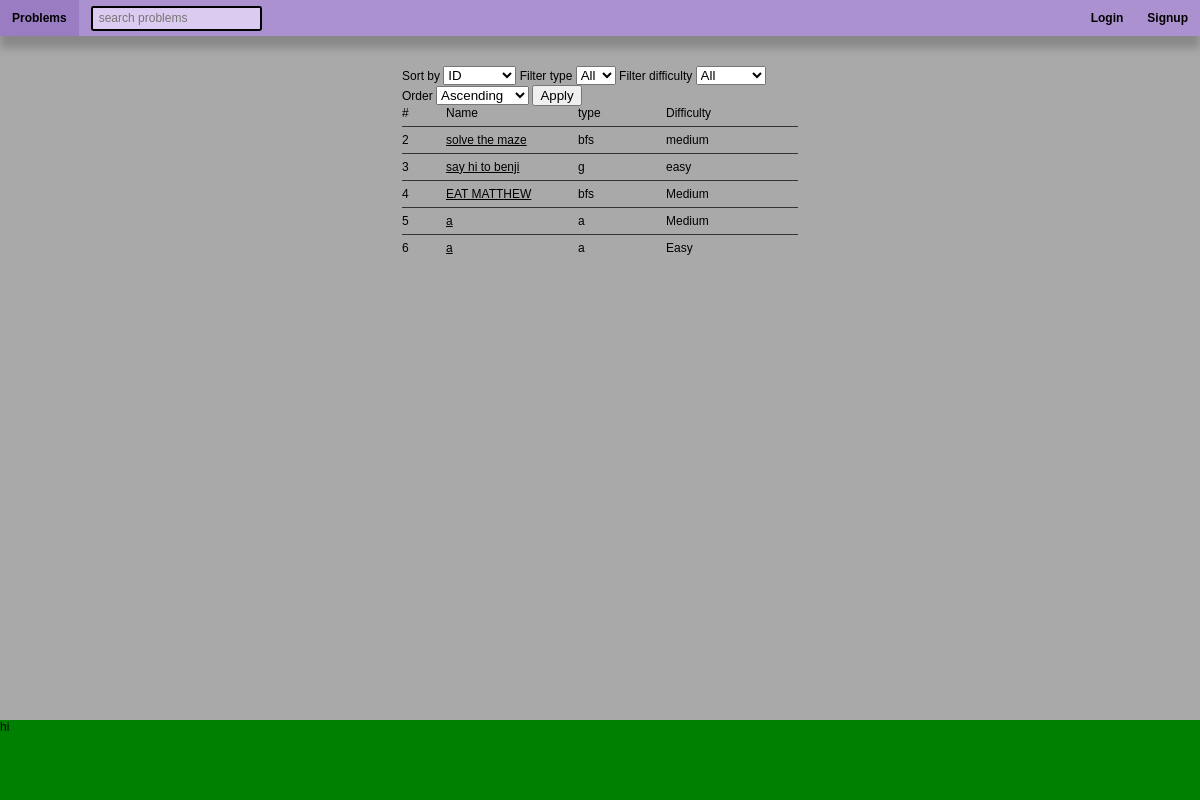
The app's page /problem_list, older data.
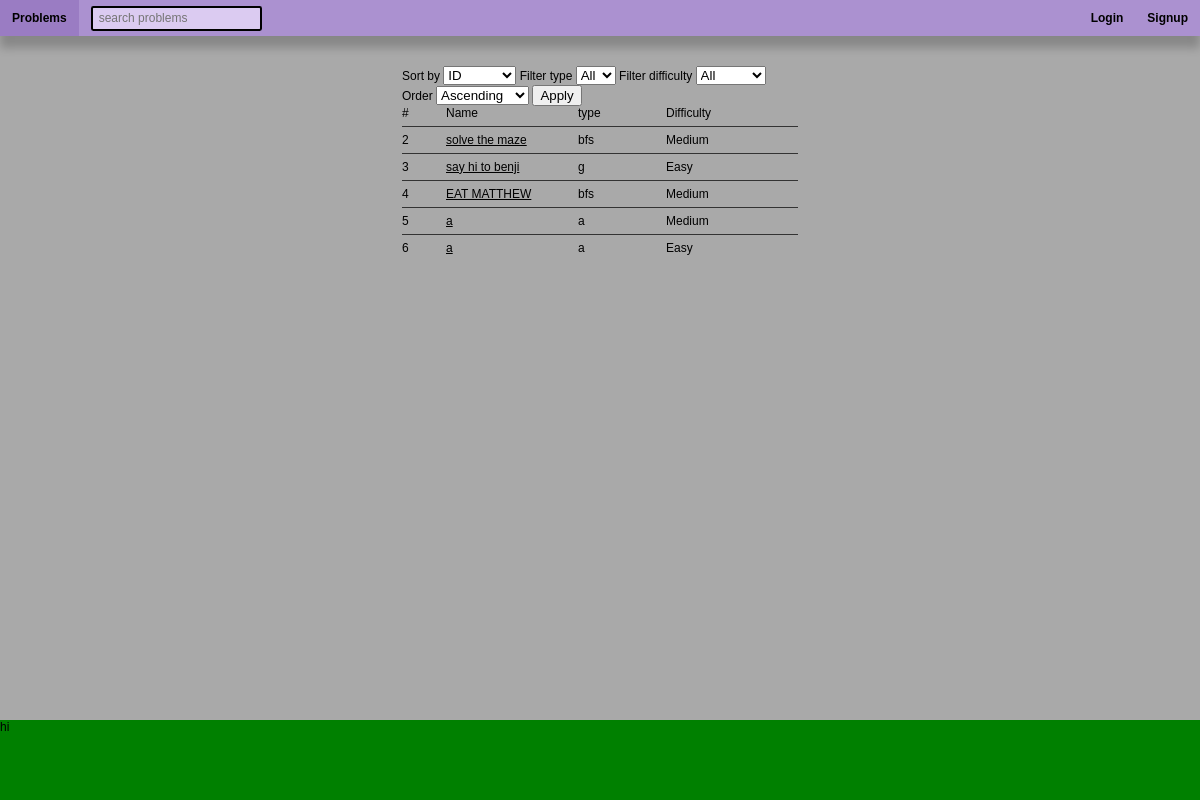
The same page, newer data.
### app.py (models this page shows)
class Base(DeclarativeBase):
    pass

class Problem(Base):
    __tablename__ = "Problem"
    problem_id: Mapped[int] = mapped_column(primary_key=True)
    description: Mapped[str] = mapped_column(String)
    function_name: Mapped[str] = mapped_column(String)
    function_args: Mapped[str] = mapped_column(String)
    type: Mapped[str] = mapped_column(String)
    problem_name: Mapped[str] = mapped_column(String)
    difficulty: Mapped[str] = mapped_column(String)
    user_problems: Mapped[list["User_Problem"]] = relationship("User_Problem", back_populates="problem")
    tests: Mapped[List["Test"]] = relationship("Test", back_populates="problem")
    problem_tags: Mapped[List["Problem_Tag"]] = relationship("Problem_Tag", back_populates="problem")

### app.py (the view)
@app.route('/problem_list', methods=["GET", "POST"])
def problem_list():
    with Session(engine) as session:
        q = select(Problem.type).distinct().order_by(Problem.type)
        problem_types = session.scalars(q).all()
        q = select(Problem.difficulty).distinct().order_by(Problem.difficulty)
        difficulties = session.scalars(q).all()
        form = ProblemListForm(request.args)
        form.filter_type.choices += [(t, t) for t in problem_types]
        form.filter_difficulty.choices += [(d, d) for d in difficulties]
        sort_by = form.sort_by.data or 'problem_id'
        order = form.order.data or 'asc'
        filter_type = form.filter_type.data or 'all'
        filter_difficulty = form.filter_difficulty.data or 'all'
        sort_columns = {'problem_id': Problem.problem_id, 'name': Problem.problem_name, 'type': Problem.type, 'difficulty': Problem.difficulty}
        sort_column = sort_columns[sort_by]
        q = select(Problem)
        if filter_type != 'all':
            q = q.where(Problem.type == filter_type)
        if filter_difficulty != 'all':
            q = q.where(Problem.difficulty == filter_difficulty)
        if order == 'desc':
            q = q.order_by(sort_column.desc())
        else:
            q = q.order_by(sort_column.asc())
        print(q)
        temp_problems = session.scalars(q).all()
        print(temp_problems)
        problems = [{'problem_id': i.problem_id, 'name': i.problem_name, 'difficulty': i.difficulty, 'type': i.type} for i in temp_problems]
    return render_template("problem_list.html", problems=problems, form=form)

### app.py
class ProblemListForm(Form):
    sort_by = SelectField('Sort by', choices=[('problem_id', 'ID'), ('name', 'Name'), ('type', 'Type'), ('difficulty', 'Difficulty')])
    order = SelectField('Order', choices=[('asc', 'Ascending'), ('desc', 'Descending')])
    filter_type = SelectField('Filter type', choices=[('all', 'All')])
    filter_difficulty = SelectField('Filter difficulty', choices=[('all', 'All')])
    submit = SubmitField('Apply')

### templates/problem_list.html (shortened to what this page needs)
{% extends "layout.html" %} {% block content %}
<div class="problem-list">
    <form class="problem-list-sort-form" method="GET" action="{{ url_for('problem_list') }}">
        <label for="sort_by">{{ form.sort_by.label.text }}</label>
        {{ form.sort_by(class_='form-control') }}
        <label for="filter_type">{{ form.filter_type.label.text }}</label>
        {{ form.filter_type(class_='form-control') }}
        <label for="filter_difficulty">{{ form.filter_difficulty.label.text }}</label>
        {{ form.filter_difficulty(class_='form-control') }}
        <label for="order">{{ form.order.label.text }}</label>
        {{ form.order(class_='form-control') }}
        {{ form.submit(class_='button') }}
    </form>
    <div class="problem-list-column-names">
        <div>#</div>
        <div>Name</div>
        <div>type</div>
        <div>Difficulty</div>
    </div>
    {% for problem in problems %}
    <div class="problem-list-columns">
        <div class="problem-list-column-container">{{ problem["problem_id"] }}</div>
        <div class="problem-list-column-container">
            <a class="problem-link" href="/problem/{{ problem['problem_id'] }}">{{ problem["name"] }}</a>
        </div>
        <div class="problem-list-column-container">{{ problem["type"] }}</div>
        <div class="problem-list-column-container">{{ problem["difficulty"] }}</div>
    </div>
    {% endfor %}
</div>
{% endblock %}

### templates/layout.html (shortened to what this page needs)
<!DOCTYPE html>
<html lang="en">
  <head>
    <link rel="stylesheet" href="/static/css/style.css" />
  </head>
  <body>
    <nav>{% include "navbar.html" %}</nav>
    <main>{% block content %}{% endblock %}</main>
    <footer>{% include "footer.html" %}</footer>
  </body>
</html>

### templates/navbar.html
<div class="navbar">
    <div class="left-navbar navbar-section">
        <a class="navbar-item" href="/">
            Problems
        </a>
        <form
        class="nav-bar-search-form"
        action="/process_problem_search"
        method="POST"
        >
        <input
            class="nav-bar-search"
            name="searchs"
            id="searchs"
            placeholder="search problems"
        />
        </form>
    </div>
    <div class="right-navbar navbar-section">
        {% if current_user.is_authenticated %}
        <div>
            {{current_user.name}}
        </div>
        {% if current_user.role == 'admin' %}
        <a class="navbar-item" href="/add_problem">
            Add Problem
        </a>
        {% endif %}
        <form action="/logout">
            <button class="navbar-item" type="submit">logout</button>
        </form>
        {% else %}
        <a class="navbar-item" href="/login">
            Login
        </a>
        <a class="navbar-item" href="/signup">
            Signup
        </a>
        {% endif %}
    </div>
</div>

### templates/footer.html
<div class="footer">
    <div>hi</div>
</div>

### static/css/style.css (style rules this page uses)
body { min-height: 100vh; display: flex; flex-direction: column; font-family: 'Alfa Slab One', serif; width: 100vw; padding: 0; margin: 0; font-family: sans-serif; background-color: #e7e7e7; font-size: 1vw; text-decoration-color: black; }
a { margin: 0; padding: 0; text-decoration: none; color: black; }
main { flex: 1; }
body { min-height: 100vh; display: flex; flex-direction: column; font-family: 'Alfa Slab One', serif; width: 100vw; padding: 0; margin: 0; font-family: sans-serif; background-color: darkgray; font-size: 1vw; text-decoration-color: black; }
main { min-height: 80vh; }
.navbar { height: 10vh; background-color: aqua; }
.footer { height: 10vh; background-color: green; }
.problem-list { width: 33%; justify-self: center; }
.problem-list-column-names { text-align: left; display: grid; grid-template-columns: minmax(0, 0.5fr) minmax(0, 1.5fr) minmax(0, 1fr) minmax(0, 0.75fr) minmax(0, 0.75fr); }
.problem-list-column-container { display: inline-block; overflow-x: hidden; max-width: 100%; }
.problem-list-columns { text-align: left; display: grid; grid-template-columns: minmax(0, 0.5fr) minmax(0, 1.5fr) minmax(0, 1fr) minmax(0, 0.75fr) minmax(0, 0.75fr); }
.problem-link { display: inline-block; text-decoration: underline; }
.navbar { box-shadow: 0em 1em 0.75em rgba(0, 0, 0, 0.2); width: 100vw; display: flex; justify-content: space-between; align-items: center; background-color: #ab91d0; margin-bottom: 2.5vw; height: 3em; }
.navbar-section { height: 100%; display: grid; grid-template-columns: repeat(5, max-content); }
.navbar-item { font-weight: bold; font-size: 1em; background-color: #ab91d0; border: none; display: flex; align-items: center; padding: 0 1vw 0 1vw; height: 100%; }
.nav-bar-search-form { padding: 0 1vw 0 1vw; display: flex; align-items: center; }
.nav-bar-search { font-size: 1em; max-width: 100%; height: 25%; padding: 0.5em; background-color: #dbcbf1; border: solid 0.2em black; border-radius: 0.2em; }

Row changes from the older to the newer data that the page shows:
changed Problem "solve the maze": difficulty "medium" → "Medium"
changed Problem "say hi to benji": difficulty "easy" → "Easy"
